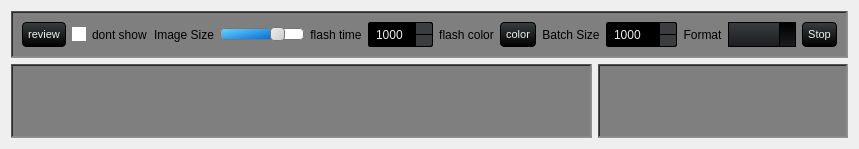
           <widget class="QWidget" name="Trainer">
            <attribute name="title">
             <string>Review</string>
            </attribute>
            <layout class="QGridLayout" name="gridLayout_28">
             <item row="0" column="0" colspan="2">
              <widget class="QFrame" name="frame_10">
               <property name="sizePolicy">
                <sizepolicy hsizetype="Preferred" vsizetype="Maximum">
                 <horstretch>0</horstretch>
                 <verstretch>0</verstretch>
                </sizepolicy>
               </property>
               <property name="styleSheet">
                <string notr="true">background-color: rgb(127, 127, 127);

</string>
               </property>
               <property name="frameShape">
                <enum>QFrame::WinPanel</enum>
               </property>
               <property name="frameShadow">
                <enum>QFrame::Sunken</enum>
               </property>
               <layout class="QHBoxLayout" name="horizontalLayout_8">
                <item>
                 <widget class="QPushButton" name="preview_button">
                  <property name="sizePolicy">
                   <sizepolicy hsizetype="Preferred" vsizetype="Preferred">
                    <horstretch>0</horstretch>
                    <verstretch>0</verstretch>
                   </sizepolicy>
                  </property>
                  <property name="minimumSize">
                   <size>
                    <width>0</width>
                    <height>0</height>
                   </size>
                  </property>
                  <property name="maximumSize">
                   <size>
                    <width>16777215</width>
                    <height>16777215</height>
                   </size>
                  </property>
                  <property name="styleSheet">
                   <string notr="true">QPushButton {
    background-color: qlineargradient(spread:repeat, x1:1, y1:0, x2:1, y2:1, stop:0 rgb(59, 61, 62), stop:1 rgb(0, 0, 0));
    color: rgb(238, 238, 238);
  	font-size: 8pt;

    border-style: solid;
    border-width: 1px;
    border-radius: 4px;
    border-color: rgb(0, 0, 0);
    padding: 5px;
}

QPushButton:flat {
    background-color: transparent;
    border: none;
    color: rgb(238, 238, 238);
}

QPushButton:disabled {
    background-color: #404040;
    color: #656565;
    border-color: rgb(0, 0, 0);
}

QPushButton:hover {
    background-color: rgba(236, 157, 0, 51);
    border: 1px solid rgb(236, 157, 0);
}

QPushButton:pressed {
    background-color: qlineargradient(spread:repeat, x1:1, y1:0, x2:1, y2:1, stop:0 rgb(28, 28, 32), stop:1 rgb(0, 0, 0));
    border: 1px solid rgb(236, 157, 0);
}

QPushButton:checked {
    background-color: qlineargradient(spread:repeat, x1:1, y1:0, x2:1, y2:1, stop:0 rgb(28, 28, 32), stop:1 rgb(0, 0, 0));
    border: 1px solid #222;
}</string>
                  </property>
                  <property name="text">
                   <string>review</string>
                  </property>
                 </widget>
                </item>
                <item>
                 <widget class="QCheckBox" name="dont_show_img_checkbox">
                  <property name="sizePolicy">
                   <sizepolicy hsizetype="Preferred" vsizetype="Preferred">
                    <horstretch>0</horstretch>
                    <verstretch>0</verstretch>
                   </sizepolicy>
                  </property>
                  <property name="minimumSize">
                   <size>
                    <width>0</width>
                    <height>0</height>
                   </size>
                  </property>
                  <property name="styleSheet">
                   <string notr="true">QCheckBox {
    background-color: transparent;
    color: black;
    border: none;
    border-radius: 50%;
 
}

QCheckBox::indicator {
    background-color: white;
    color: black;
    border-radius: 50%;
}

QCheckBox::indicator:hover {
    background-color: orange;
}

QCheckBox::indicator:checked {
    background-color: #ff0800;
}</string>
                  </property>
                  <property name="text">
                   <string>dont show</string>
                  </property>
                 </widget>
                </item>
                <item>
                 <widget class="QLabel" name="label_66">
                  <property name="sizePolicy">
                   <sizepolicy hsizetype="Preferred" vsizetype="Preferred">
                    <horstretch>0</horstretch>
                    <verstretch>0</verstretch>
                   </sizepolicy>
                  </property>
                  <property name="maximumSize">
                   <size>
                    <width>16777215</width>
                    <height>16777215</height>
                   </size>
                  </property>
                  <property name="text">
                   <string>Image Size</string>
                  </property>
                  <property name="alignment">
                   <set>Qt::AlignCenter</set>
                  </property>
                 </widget>
                </item>
                <item>
                 <widget class="QSlider" name="image_size">
                  <property name="sizePolicy">
                   <sizepolicy hsizetype="Preferred" vsizetype="Preferred">
                    <horstretch>0</horstretch>
                    <verstretch>0</verstretch>
                   </sizepolicy>
                  </property>
                  <property name="cursor">
                   <cursorShape>ArrowCursor</cursorShape>
                  </property>
                  <property name="focusPolicy">
                   <enum>Qt::ClickFocus</enum>
                  </property>
                  <property name="layoutDirection">
                   <enum>Qt::LeftToRight</enum>
                  </property>
                  <property name="styleSheet">
                   <string notr="true">QSlider::groove:horizontal {
    border: 1px solid #bbb;
    background: white;
    height: 10px;
    border-radius: 4px;
}

QSlider::sub-page:horizontal {
    background: qlineargradient(x1:0, y1:0, x2:0, y2:1, stop:0 #66e, stop:1 #bbf);
    background: qlineargradient(x1: 0, y1: 0.2, x2: 1, y2: 1, stop: 0 #5DCCFF, stop: 1 #0063cc);
    border: 1px solid #777;
    height: 10px;
    border-radius: 4px;
}

QSlider::add-page:horizontal {
    background: #fff;
    border: 1px solid #777;
    height: 10px;
    border-radius: 4px;
}

QSlider::handle:horizontal {
    background: qlineargradient(x1:0, y1:0, x2:1, y2:1, stop:0 #eee, stop:1 #ccc);
    border: 1px solid #777;
    width: 13px;
    margin-top: -2px;
    margin-bottom: -2px;
    border-radius: 4px;
}

QSlider::handle:horizontal:hover {
    background: qlineargradient(x1:0, y1:0, x2:1, y2:1, stop:0 #fff, stop:1 #ddd);
    border: 1px solid #444;
    border-radius: 4px;
}

QSlider::sub-page:horizontal:disabled {
    background: #bbb;
    border-color: #999;
}

QSlider::add-page:horizontal:disabled {
    background: #eee;
    border-color: #999;
}

QSlider::handle:horizontal:disabled {
    background: #eee;
    border: 1px solid #aaa;
    border-radius: 4px;
}

QSlider::groove:vertical {
    border: 1px solid #bbb;
    background: white;
    width: 10px;
    border-radius: 4px;
}

QSlider::sub-page:vertical {
    background: qlineargradient(x1:0, x2:1, y1:0, y2:1, stop:0 #66e, stop:1 #bbf);
    background: qlineargradient(x1: 0, y1: 0.2, x2: 1, y2: 1, stop: 0 #5DCCFF, stop: 1 #0063cc);
    border: 1px solid #777;
    width: 10px;
    border-radius: 4px;
}

QSlider::add-page:vertical {
    background: #fff;
    border: 1px solid #777;
    width: 10px;
    border-radius: 4px;
}

QSlider::handle:vertical {
    background: qlineargradient(x1:0, x2:1, y1:0, y2:1, stop:0 #eee, stop:1 #ccc);
    border: 1px solid #777;
    height: 13px;
    margin-left: -2px;
    margin-right: -2px;
    border-radius: 4px;
}

QSlider::handle:vertical:hover {
    background: qlineargradient(x1:0, x2:1, y1:0, y2:1, stop:0 #fff, stop:1 #ddd);
    border: 1px solid #444;
    border-radius: 4px;
}

QSlider::sub-page:vertical:disabled {
    background: #bbb;
    border-color: #999;
}

QSlider::add-page:vertical:disabled {
    background: #eee;
    border-color: #999;
}

QSlider::handle:vertical:disabled {
    background: #eee;
    border: 1px solid #aaa;
    border-radius: 4px;
}</string>
                  </property>
                  <property name="minimum">
                   <number>20</number>
                  </property>
                  <property name="maximum">
                   <number>199</number>
                  </property>
                  <property name="singleStep">
                   <number>5</number>
                  </property>
                  <property name="pageStep">
                   <number>5</number>
                  </property>
                  <property name="value">
                   <number>150</number>
                  </property>
                  <property name="sliderPosition">
                   <number>150</number>
                  </property>
                  <property name="tracking">
                   <bool>true</bool>
                  </property>
                  <property name="orientation">
                   <enum>Qt::Horizontal</enum>
                  </property>
                  <property name="invertedAppearance">
                   <bool>false</bool>
                  </property>
                  <property name="invertedControls">
                   <bool>false</bool>
                  </property>
                  <property name="tickPosition">
                   <enum>QSlider::NoTicks</enum>
                  </property>
                  <property name="tickInterval">
                   <number>10</number>
                  </property>
                 </widget>
                </item>
                <item>
                 <widget class="QLabel" name="label_59">
                  <property name="sizePolicy">
                   <sizepolicy hsizetype="Preferred" vsizetype="Preferred">
                    <horstretch>0</horstretch>
                    <verstretch>0</verstretch>
                   </sizepolicy>
                  </property>
                  <property name="maximumSize">
                   <size>
                    <width>16777215</width>
                    <height>16777215</height>
                   </size>
                  </property>
                  <property name="text">
                   <string>flash time</string>
                  </property>
                  <property name="alignment">
                   <set>Qt::AlignCenter</set>
                  </property>
                 </widget>
                </item>
                <item>
                 <widget class="QSpinBox" name="flash_time">
                  <property name="sizePolicy">
                   <sizepolicy hsizetype="Preferred" vsizetype="Preferred">
                    <horstretch>0</horstretch>
                    <verstretch>0</verstretch>
                   </sizepolicy>
                  </property>
                  <property name="styleSheet">
                   <string notr="true">QSpinBox, QDoubleSpinBox, QDateTimeEdit {
    background-color: rgb(0, 0, 0) /*bg_gen*/;
    color: rgb(238, 238, 238) /*txt*/;
    border: 1px solid #000;
    padding: 3px;
    padding-left: 5px;
    border-radius: 2px;
}

QDoubleSpinBox::up-button, QSpinBox::up-button, QDateTimeEdit::up-button {
    border-top-right-radius: 2px;
    background-color: rgb(59, 61, 62) /*bg_alt*/;
    width: 16px;
    border-width: 1px;
}

QDoubleSpinBox::up-button:hover, QSpinBox::up-button:hover, QDateTimeEdit::up-button:hover {
    background-color: orange;
}

QDoubleSpinBox::up-button:pressed, QSpinBox::up-button:pressed, QDateTimeEdit::up-button:pressed {
    background-color: red;
}

QDoubleSpinBox::up-arrow, QSpinBox::up-arrow, QDateTimeEdit::up-arrow {
    image: url(:/16x16/icons/16x16/up.gif);
    width: 7px;
    height: 7px;
}

QDoubleSpinBox::down-button, QSpinBox::down-button, QDateTimeEdit::down-button {
    border-bottom-right-radius: 2px;
    background-color: rgb(59, 61, 62) /*bg_alt*/;
    width: 16px;
    border-width: 1px;
}

QDoubleSpinBox::down-button:hover, QSpinBox::down-button:hover, QDateTimeEdit::down-button:hover {
    background-color: orange;
}

QDoubleSpinBox::down-button:pressed, QSpinBox::down-button:pressed, QDateTimeEdit::down-button:pressed {
    background-color: red;
}

QDoubleSpinBox::down-arrow, QSpinBox::down-arrow, QDateTimeEdit::down-arrow {
    image: url(:/16x16/icons/16x16/down.gif);
    width: 7px;
    height: 7px;
}</string>
                  </property>
                  <property name="minimum">
                   <number>1000</number>
                  </property>
                  <property name="maximum">
                   <number>10000</number>
                  </property>
                  <property name="singleStep">
                   <number>10</number>
                  </property>
                  <property name="value">
                   <number>1000</number>
                  </property>
                 </widget>
                </item>
                <item>
                 <widget class="QLabel" name="label_30">
                  <property name="sizePolicy">
                   <sizepolicy hsizetype="Preferred" vsizetype="Preferred">
                    <horstretch>0</horstretch>
                    <verstretch>0</verstretch>
                   </sizepolicy>
                  </property>
                  <property name="maximumSize">
                   <size>
                    <width>16777215</width>
                    <height>16777215</height>
                   </size>
                  </property>
                  <property name="text">
                   <string>flash color</string>
                  </property>
                  <property name="alignment">
                   <set>Qt::AlignCenter</set>
                  </property>
                 </widget>
                </item>
                <item>
                 <widget class="QPushButton" name="flash_color">
                  <property name="sizePolicy">
                   <sizepolicy hsizetype="Preferred" vsizetype="Preferred">
                    <horstretch>0</horstretch>
                    <verstretch>0</verstretch>
                   </sizepolicy>
                  </property>
                  <property name="minimumSize">
                   <size>
                    <width>0</width>
                    <height>0</height>
                   </size>
                  </property>
                  <property name="maximumSize">
                   <size>
                    <width>16777215</width>
                    <height>16777215</height>
                   </size>
                  </property>
                  <property name="styleSheet">
                   <string notr="true">QPushButton {
    background-color: qlineargradient(spread:repeat, x1:1, y1:0, x2:1, y2:1, stop:0 rgb(59, 61, 62), stop:1 rgb(0, 0, 0));
    color: rgb(238, 238, 238);
  	font-size: 8pt;

    border-style: solid;
    border-width: 1px;
    border-radius: 4px;
    border-color: rgb(0, 0, 0);
    padding: 5px;
}

QPushButton:flat {
    background-color: transparent;
    border: none;
    color: rgb(238, 238, 238);
}

QPushButton:disabled {
    background-color: #404040;
    color: #656565;
    border-color: rgb(0, 0, 0);
}

QPushButton:hover {
    background-color: rgba(236, 157, 0, 51);
    border: 1px solid rgb(236, 157, 0);
}

QPushButton:pressed {
    background-color: qlineargradient(spread:repeat, x1:1, y1:0, x2:1, y2:1, stop:0 rgb(28, 28, 32), stop:1 rgb(0, 0, 0));
    border: 1px solid rgb(236, 157, 0);
}

QPushButton:checked {
    background-color: qlineargradient(spread:repeat, x1:1, y1:0, x2:1, y2:1, stop:0 rgb(28, 28, 32), stop:1 rgb(0, 0, 0));
    border: 1px solid #222;
}</string>
                  </property>
                  <property name="text">
                   <string>color</string>
                  </property>
                 </widget>
                </item>
                <item>
                 <widget class="QLabel" name="label_64">
                  <property name="sizePolicy">
                   <sizepolicy hsizetype="Preferred" vsizetype="Preferred">
                    <horstretch>0</horstretch>
                    <verstretch>0</verstretch>
                   </sizepolicy>
                  </property>
                  <property name="maximumSize">
                   <size>
                    <width>16777215</width>
                    <height>16777215</height>
                   </size>
                  </property>
                  <property name="text">
                   <string>Batch Size</string>
                  </property>
                  <property name="alignment">
                   <set>Qt::AlignCenter</set>
                  </property>
                 </widget>
                </item>
                <item>
                 <widget class="QSpinBox" name="batch_size_spinbox">
                  <property name="sizePolicy">
                   <sizepolicy hsizetype="Preferred" vsizetype="Preferred">
                    <horstretch>0</horstretch>
                    <verstretch>0</verstretch>
                   </sizepolicy>
                  </property>
                  <property name="styleSheet">
                   <string notr="true">QSpinBox, QDoubleSpinBox, QDateTimeEdit {
    background-color: rgb(0, 0, 0) /*bg_gen*/;
    color: rgb(238, 238, 238) /*txt*/;
    border: 1px solid #000;
    padding: 3px;
    padding-left: 5px;
    border-radius: 2px;
}

QDoubleSpinBox::up-button, QSpinBox::up-button, QDateTimeEdit::up-button {
    border-top-right-radius: 2px;
    background-color: rgb(59, 61, 62) /*bg_alt*/;
    width: 16px;
    border-width: 1px;
}

QDoubleSpinBox::up-button:hover, QSpinBox::up-button:hover, QDateTimeEdit::up-button:hover {
    background-color: orange;
}

QDoubleSpinBox::up-button:pressed, QSpinBox::up-button:pressed, QDateTimeEdit::up-button:pressed {
    background-color: red;
}

QDoubleSpinBox::up-arrow, QSpinBox::up-arrow, QDateTimeEdit::up-arrow {
    image: url(:/16x16/icons/16x16/up.gif);
    width: 7px;
    height: 7px;
}

QDoubleSpinBox::down-button, QSpinBox::down-button, QDateTimeEdit::down-button {
    border-bottom-right-radius: 2px;
    background-color: rgb(59, 61, 62) /*bg_alt*/;
    width: 16px;
    border-width: 1px;
}

QDoubleSpinBox::down-button:hover, QSpinBox::down-button:hover, QDateTimeEdit::down-button:hover {
    background-color: orange;
}

QDoubleSpinBox::down-button:pressed, QSpinBox::down-button:pressed, QDateTimeEdit::down-button:pressed {
    background-color: red;
}

QDoubleSpinBox::down-arrow, QSpinBox::down-arrow, QDateTimeEdit::down-arrow {
    image: url(:/16x16/icons/16x16/down.gif);
    width: 7px;
    height: 7px;
}</string>
                  </property>
                  <property name="minimum">
                   <number>10</number>
                  </property>
                  <property name="maximum">
                   <number>999999999</number>
                  </property>
                  <property name="singleStep">
                   <number>10</number>
                  </property>
                  <property name="value">
                   <number>1000</number>
                  </property>
                 </widget>
                </item>
                <item>
                 <widget class="QLabel" name="label_65">
                  <property name="sizePolicy">
                   <sizepolicy hsizetype="Preferred" vsizetype="Preferred">
                    <horstretch>0</horstretch>
                    <verstretch>0</verstretch>
                   </sizepolicy>
                  </property>
                  <property name="maximumSize">
                   <size>
                    <width>16777215</width>
                    <height>16777215</height>
                   </size>
                  </property>
                  <property name="text">
                   <string>Format</string>
                  </property>
                  <property name="alignment">
                   <set>Qt::AlignCenter</set>
                  </property>
                 </widget>
                </item>
                <item>
                 <widget class="QComboBox" name="thumbnail_format">
                  <property name="sizePolicy">
                   <sizepolicy hsizetype="Preferred" vsizetype="Preferred">
                    <horstretch>0</horstretch>
                    <verstretch>0</verstretch>
                   </sizepolicy>
                  </property>
                  <property name="styleSheet">
                   <string notr="true">				QComboBox
				{
					background-color: qlineargradient(spread:repeat, x1:1, y1:0, x2:1, y2:1, stop:0  rgb(59, 61, 62) /*bg_alt*/,stop:1 rgb(28, 28, 32) /*bg_prim*/);
					border: 1px solid #000;
					padding-left: 6px;
					color: rgb(238, 238, 238) /*txt*/;
					height: 20px;
				}
				QComboBox::disabled
				{
					background-color: #404040;
					color: #656565;
					border-color: rgb(0, 0, 0) /*bg_gen*/;
				}
				QComboBox:on
				{
					background-color: rgb(236, 157, 0) /*accent*/;
					color: rgb(28, 28, 28) /*txt_bg*/;
				}
				QComboBox QAbstractItemView
				{
					background-color: rgb(28, 28, 32) /*bg_prim*/;
					color: rgb(238, 238, 238) /*txt*/;
					border: 1px solid black;
					selection-background-color: rgb(236, 157, 0) /*accent*/;
					outline: 0;
				}
				QComboBox::drop-down
				{
					background-color: qlineargradient(spread:repeat, x1:1, y1:0, x2:1, y2:1, stop:0  rgb(0, 0, 0) /*bg_gen*/,stop:1 rgb(28, 28, 32) /*bg_prim*/);
					subcontrol-origin: padding;
					subcontrol-position: top right;
					width: 15px;
					border-left-width: 1px;
					border-left-color: black;
					border-left-style: solid; 
				}
				QComboBox::down-arrow
				{
					image: url(:/16x16/icons/16x16/down.gif);
					width: 8px;
					height: 8px;
				}</string>
                  </property>
                 </widget>
                </item>
                <item>
                 <widget class="QPushButton" name="review_off">
                  <property name="sizePolicy">
                   <sizepolicy hsizetype="Preferred" vsizetype="Preferred">
                    <horstretch>0</horstretch>
                    <verstretch>0</verstretch>
                   </sizepolicy>
                  </property>
                  <property name="minimumSize">
                   <size>
                    <width>0</width>
                    <height>0</height>
                   </size>
                  </property>
                  <property name="maximumSize">
                   <size>
                    <width>16777215</width>
                    <height>16777215</height>
                   </size>
                  </property>
                  <property name="styleSheet">
                   <string notr="true">QPushButton {
    background-color: qlineargradient(spread:repeat, x1:1, y1:0, x2:1, y2:1, stop:0 rgb(59, 61, 62), stop:1 rgb(0, 0, 0));
    color: rgb(238, 238, 238);
  	font-size: 8pt;

    border-style: solid;
    border-width: 1px;
    border-radius: 4px;
    border-color: rgb(0, 0, 0);
    padding: 5px;
}

QPushButton:flat {
    background-color: transparent;
    border: none;
    color: rgb(238, 238, 238);
}

QPushButton:disabled {
    background-color: #404040;
    color: #656565;
    border-color: rgb(0, 0, 0);
}

QPushButton:hover {
    background-color: rgba(236, 157, 0, 51);
    border: 1px solid rgb(236, 157, 0);
}

QPushButton:pressed {
    background-color: qlineargradient(spread:repeat, x1:1, y1:0, x2:1, y2:1, stop:0 rgb(28, 28, 32), stop:1 rgb(0, 0, 0));
    border: 1px solid rgb(236, 157, 0);
}

QPushButton:checked {
    background-color: qlineargradient(spread:repeat, x1:1, y1:0, x2:1, y2:1, stop:0 rgb(28, 28, 32), stop:1 rgb(0, 0, 0));
    border: 1px solid #222;
}</string>
                  </property>
                  <property name="text">
                   <string>Stop</string>
                  </property>
                 </widget>
                </item>
               </layout>
              </widget>
             </item>
             <item row="1" column="0">
              <widget class="QTableWidget" name="preview_list">
               <property name="sizePolicy">
                <sizepolicy hsizetype="Preferred" vsizetype="Preferred">
                 <horstretch>0</horstretch>
                 <verstretch>0</verstretch>
                </sizepolicy>
               </property>
               <property name="minimumSize">
                <size>
                 <width>0</width>
                 <height>0</height>
                </size>
               </property>
               <property name="maximumSize">
                <size>
                 <width>16777215</width>
                 <height>1000</height>
                </size>
               </property>
               <property name="font">
                <font>
                 <family>MS Shell Dlg 2</family>
                 <pointsize>8</pointsize>
                 <weight>9</weight>
                 <italic>false</italic>
                 <bold>false</bold>
                </font>
               </property>
               <property name="layoutDirection">
                <enum>Qt::LeftToRight</enum>
               </property>
               <property name="autoFillBackground">
                <bool>true</bool>
               </property>
               <property name="styleSheet">
                <string notr="true">background-color: rgb(127, 127, 127);

</string>
               </property>
               <property name="frameShape">
                <enum>QFrame::WinPanel</enum>
               </property>
               <property name="midLineWidth">
                <number>1</number>
               </property>
               <property name="verticalScrollBarPolicy">
                <enum>Qt::ScrollBarAsNeeded</enum>
               </property>
               <property name="horizontalScrollBarPolicy">
                <enum>Qt::ScrollBarAsNeeded</enum>
               </property>
               <property name="sizeAdjustPolicy">
                <enum>QAbstractScrollArea::AdjustToContents</enum>
               </property>
               <property name="autoScroll">
                <bool>false</bool>
               </property>
               <property name="tabKeyNavigation">
                <bool>false</bool>
               </property>
               <property name="dragDropOverwriteMode">
                <bool>false</bool>
               </property>
               <property name="alternatingRowColors">
                <bool>true</bool>
               </property>
               <property name="selectionMode">
                <enum>QAbstractItemView::SingleSelection</enum>
               </property>
               <property name="selectionBehavior">
                <enum>QAbstractItemView::SelectRows</enum>
               </property>
               <property name="iconSize">
                <size>
                 <width>0</width>
                 <height>0</height>
                </size>
               </property>
               <property name="textElideMode">
                <enum>Qt::ElideLeft</enum>
               </property>
               <property name="sortingEnabled">
                <bool>true</bool>
               </property>
               <property name="wordWrap">
                <bool>false</bool>
               </property>
               <attribute name="horizontalHeaderVisible">
                <bool>false</bool>
               </attribute>
               <attribute name="horizontalHeaderCascadingSectionResizes">
                <bool>false</bool>
               </attribute>
               <attribute name="horizontalHeaderMinimumSectionSize">
                <number>0</number>
               </attribute>
               <attribute name="horizontalHeaderDefaultSectionSize">
                <number>0</number>
               </attribute>
               <attribute name="horizontalHeaderHighlightSections">
                <bool>false</bool>
               </attribute>
               <attribute name="horizontalHeaderShowSortIndicator" stdset="0">
                <bool>false</bool>
               </attribute>
               <attribute name="horizontalHeaderStretchLastSection">
                <bool>false</bool>
               </attribute>
               <attribute name="verticalHeaderVisible">
                <bool>false</bool>
               </attribute>
               <attribute name="verticalHeaderCascadingSectionResizes">
                <bool>false</bool>
               </attribute>
               <attribute name="verticalHeaderMinimumSectionSize">
                <number>0</number>
               </attribute>
               <attribute name="verticalHeaderDefaultSectionSize">
                <number>0</number>
               </attribute>
               <attribute name="verticalHeaderHighlightSections">
                <bool>false</bool>
               </attribute>
               <attribute name="verticalHeaderShowSortIndicator" stdset="0">
                <bool>false</bool>
               </attribute>
               <attribute name="verticalHeaderStretchLastSection">
                <bool>false</bool>
               </attribute>
              </widget>
             </item>
             <item row="1" column="1">
              <widget class="QListView" name="List_view">
               <property name="sizePolicy">
                <sizepolicy hsizetype="Preferred" vsizetype="Preferred">
                 <horstretch>0</horstretch>
                 <verstretch>0</verstretch>
                </sizepolicy>
               </property>
               <property name="minimumSize">
                <size>
                 <width>0</width>
                 <height>0</height>
                </size>
               </property>
               <property name="maximumSize">
                <size>
                 <width>250</width>
                 <height>16777215</height>
                </size>
               </property>
               <property name="focusPolicy">
                <enum>Qt::NoFocus</enum>
               </property>
               <property name="styleSheet">
                <string notr="true">background-color: rgb(127, 127, 127);
</string>
               </property>
               <property name="frameShape">
                <enum>QFrame::WinPanel</enum>
               </property>
               <property name="sizeAdjustPolicy">
                <enum>QAbstractScrollArea::AdjustToContentsOnFirstShow</enum>
               </property>
               <property name="dragDropMode">
                <enum>QAbstractItemView::DragDrop</enum>
               </property>
               <property name="alternatingRowColors">
                <bool>true</bool>
               </property>
               <property name="selectionMode">
                <enum>QAbstractItemView::SingleSelection</enum>
               </property>
               <property name="textElideMode">
                <enum>Qt::ElideLeft</enum>
               </property>
               <property name="movement">
                <enum>QListView::Free</enum>
               </property>
               <property name="isWrapping" stdset="0">
                <bool>false</bool>
               </property>
               <property name="resizeMode">
                <enum>QListView::Adjust</enum>
               </property>
               <property name="layoutMode">
                <enum>QListView::SinglePass</enum>
               </property>
               <property name="viewMode">
                <enum>QListView::ListMode</enum>
               </property>
               <property name="uniformItemSizes">
                <bool>true</bool>
               </property>
               <property name="itemAlignment">
                <set>Qt::AlignAbsolute</set>
               </property>
              </widget>
             </item>
            </layout>
           </widget>
